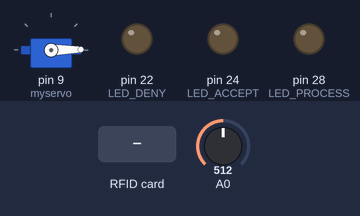
The sketch below on a simulated Arduino Mega 2560, built with avr-gcc and run on an emulated ATmega2560. Shown: servo, output pins drawn as LEDs (lit = HIGH). The test bench sets the inputs (shaded band); at power-on: A0 = 512. Pins used as bus, display or sensor lines are not drawn; what the sketch prints to the serial monitor is not drawn.

Above: at 1.2 s.
1.3 s: RFID card D4 33 83 63 held to the reader
At 1.91 s:
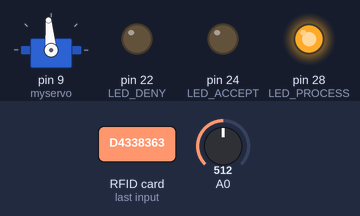
At 2.7 s:
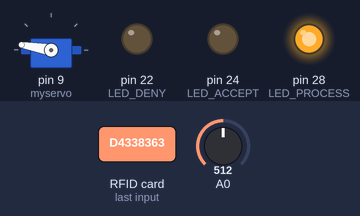
6.7 s: RFID card 5E 7A 19 C4 held to the reader
At 6.97 s:
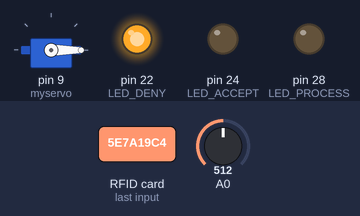
Timing chart, 0 to 9.7 s (numbered marks = the images above; inputs shaded):
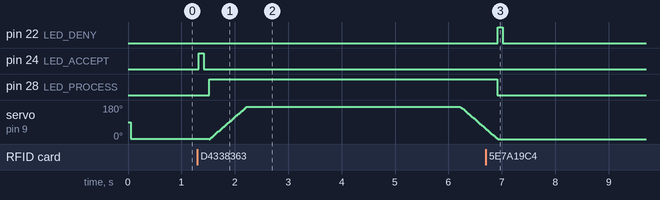

The sketch:

doorAccessOpener.ino
```cpp
#include <SPI.h>
#include <MFRC522.h>
#include <Servo.h>
#include <IRremote.h>

#define SS_PIN 53
#define RST_PIN 5
#define LED_DENY 22
#define LED_ACCEPT 24
#define OPEN_GATE 4000
#define LED_PROCESS 28

MFRC522 mfrc522(SS_PIN, RST_PIN);
Servo myservo;

int pos = 1;
int x = 0;

boolean both = true;

int speeder[3] = {4, 15, 100};
byte circle_card[4] = {0xD4, 0x33, 0x83, 0x63};
byte flat_card[4] = {0xC0, 0xE6, 0x85, 0xA7};


void setup() {
  pinMode(38, INPUT);
  pinMode(LED_ACCEPT, OUTPUT);
  pinMode(LED_DENY, OUTPUT);
  pinMode(LED_PROCESS, OUTPUT);
  pinMode(A0, INPUT);
  myservo.attach(9);
  Serial.begin(9600);
  SPI.begin();
  mfrc522.PCD_Init();
  myservo.write(pos);
  Serial.println("SCAN CARD:");
}

void loop() {

  Serial.println(analogRead(A0));
  // Look for new cards
  if ( ! mfrc522.PICC_IsNewCardPresent()) {
    return;
  }
  // Select one of the cards
  if ( ! mfrc522.PICC_ReadCardSerial()) {
    return;
  }
  if (check_card()) {
    open_gate(5000, speeder[0]);
  } else {
    blinker(LED_DENY);
  }
}


boolean check_card() {

  for (int i = 0; i < mfrc522.uid.size; i++) {
    if (mfrc522.uid.uidByte[i] == flat_card[i] || mfrc522.uid.uidByte[i] == circle_card[i]) {
      ++x;
    }
  }

  if (x == 4) {
    x = 0;
    return true;
  } else {
    x = 0;
    return false;
  }

}

void open_gate(int delay_open, int speed_of_gate) {

  blinker(LED_ACCEPT);

  for (int x = 0; x < 2; x++) {

  }
  for (pos = 0; pos <= 170; pos += 1) {
    myservo.write(pos);
    delay(speed_of_gate);
    digitalWrite(LED_PROCESS, HIGH);
  }
  delay(OPEN_GATE);
  for (pos = 170; pos >= 0; pos -= 1) {
    myservo.write(pos);
    delay(speed_of_gate);
  }
  digitalWrite(LED_PROCESS, LOW);
}

void blinker(int led) {
  digitalWrite(led, HIGH);
  delay(100);
  digitalWrite(led, LOW);
  delay(100);
}
```

Measured:
- after the input at 1.3 s, pin 24 (LED_ACCEPT): LOW → HIGH at once, → LOW 0.10 s later; pin 28 (LED_PROCESS): LOW → HIGH after 0.23 s
- after the input at 6.7 s, pin 22 (LED_DENY): LOW → HIGH after 0.22 s, → LOW 0.10 s later
